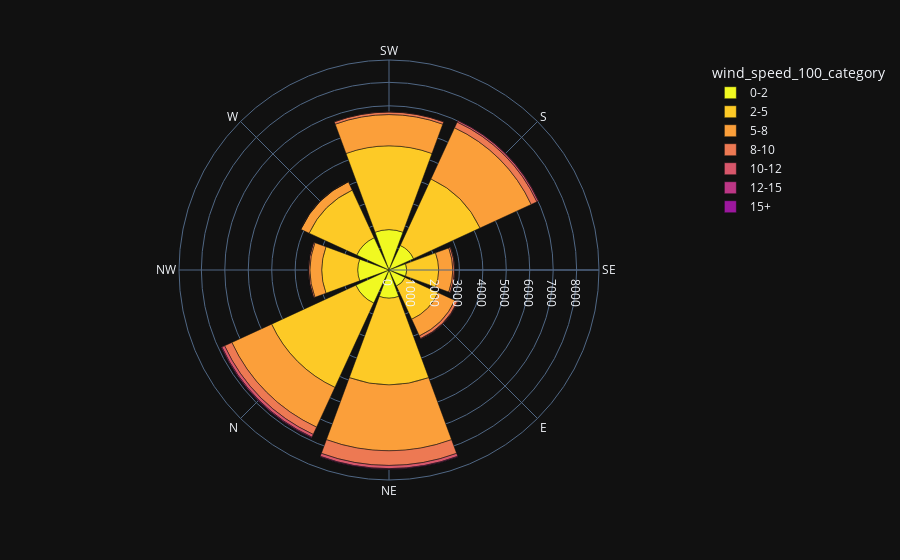

The code cell stored with this chart in its notebook:
### Code cell
import plotly.express as px
fig = px.bar_polar(frequency100, r="frequency", theta="wind_dir_100_category",
                   color="wind_speed_100_category", template="plotly_dark",
                   color_discrete_sequence= px.colors.sequential.Plasma_r)
fig.show()

### Figure 1 — Plotly figure (JSON) as saved in the notebook; plotly's stock layout.template omitted (floating-point values rounded to 4 significant figures)
{"data": [{"hovertemplate": "wind_speed_100_category=0-2<br>frequency=%{r}<br>wind_dir_100_category=%{theta}<extra></extra>", "legendgroup": "0-2", "marker": {"color": "#f0f921", "pattern": {"shape": ""}}, "name": "0-2", "r": [1718, 1154, 756, 755, 1200, 1554, 1333, 1515], "showlegend": true, "subplot": "polar", "theta": ["SW", "S", "SE", "E", "NE", "N", "NW", "W"], "type": "barpolar"}, {"hovertemplate": "wind_speed_100_category=2-5<br>frequency=%{r}<br>wind_dir_100_category=%{theta}<extra></extra>", "legendgroup": "2-5", "marker": {"color": "#fdca26", "pattern": {"shape": ""}}, "name": "2-5", "r": [3576, 3121, 1359, 1559, 3692, 3958, 1531, 2235], "showlegend": true, "subplot": "polar", "theta": ["SW", "S", "SE", "E", "NE", "N", "NW", "W"], "type": "barpolar"}, {"hovertemplate": "wind_speed_100_category=5-8<br>frequency=%{r}<br>wind_dir_100_category=%{theta}<extra></extra>", "legendgroup": "5-8", "marker": {"color": "#fb9f3a", "pattern": {"shape": ""}}, "name": "5-8", "r": [1333, 2400, 601, 782, 2817, 1866, 504, 390], "showlegend": true, "subplot": "polar", "theta": ["SW", "S", "SE", "E", "NE", "N", "NW", "W"], "type": "barpolar"}, {"hovertemplate": "wind_speed_100_category=8-10<br>frequency=%{r}<br>wind_dir_100_category=%{theta}<extra></extra>", "legendgroup": "8-10", "marker": {"color": "#ed7953", "pattern": {"shape": ""}}, "name": "8-10", "r": [108, 270, 72, 124, 624, 341, 60, 12], "showlegend": true, "subplot": "polar", "theta": ["SW", "S", "SE", "E", "NE", "N", "NW", "W"], "type": "barpolar"}, {"hovertemplate": "wind_speed_100_category=10-12<br>frequency=%{r}<br>wind_dir_100_category=%{theta}<extra></extra>", "legendgroup": "10-12", "marker": {"color": "#d8576b", "pattern": {"shape": ""}}, "name": "10-12", "r": [12, 73, 14, 29, 135, 129, 8, 2], "showlegend": true, "subplot": "polar", "theta": ["SW", "S", "SE", "E", "NE", "N", "NW", "W"], "type": "barpolar"}, {"hovertemplate": "wind_speed_100_category=12-15<br>frequency=%{r}<br>wind_dir_100_category=%{theta}<extra></extra>", "legendgroup": "12-15", "marker": {"color": "#bd3786", "pattern": {"shape": ""}}, "name": "12-15", "r": [0, 14, 0, 3, 35, 41, 2, 0], "showlegend": true, "subplot": "polar", "theta": ["SW", "S", "SE", "E", "NE", "N", "NW", "W"], "type": "barpolar"}, {"hovertemplate": "wind_speed_100_category=15+<br>frequency=%{r}<br>wind_dir_100_category=%{theta}<extra></extra>", "legendgroup": "15+", "marker": {"color": "#9c179e", "pattern": {"shape": ""}}, "name": "15+", "r": [0, 0, 0, 0, 2, 5, 0, 0], "showlegend": true, "subplot": "polar", "theta": ["SW", "S", "SE", "E", "NE", "N", "NW", "W"], "type": "barpolar"}], "layout": {"barmode": "relative", "legend": {"title": {"text": "wind_speed_100_category"}, "tracegroupgap": 0}, "margin": {"t": 60}, "polar": {"angularaxis": {"direction": "clockwise", "rotation": 90}, "domain": {"x": [0, 1], "y": [0, 1]}}}}
